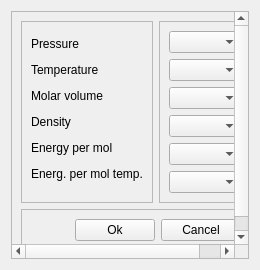
<?xml version="1.0" encoding="UTF-8"?>
<ui version="4.0">
 <class>Form_UnitsOptions</class>
 <widget class="QWidget" name="Form_UnitsOptions">
  <property name="windowModality">
   <enum>Qt::ApplicationModal</enum>
  </property>
  <property name="geometry">
   <rect>
    <x>0</x>
    <y>0</y>
    <width>260</width>
    <height>270</height>
   </rect>
  </property>
  <property name="minimumSize">
   <size>
    <width>260</width>
    <height>270</height>
   </size>
  </property>
  <property name="windowTitle">
   <string>Units</string>
  </property>
  <layout class="QGridLayout" name="gridLayout_2">
   <item row="0" column="0">
    <widget class="QScrollArea" name="scrollArea">
     <property name="widgetResizable">
      <bool>true</bool>
     </property>
     <widget class="QWidget" name="scrollAreaWidgetContents">
      <property name="geometry">
       <rect>
        <x>0</x>
        <y>0</y>
        <width>240</width>
        <height>250</height>
       </rect>
      </property>
      <layout class="QGridLayout" name="gridLayout">
       <item row="0" column="0">
        <widget class="QFrame" name="frame">
         <property name="sizePolicy">
          <sizepolicy hsizetype="Preferred" vsizetype="Preferred">
           <horstretch>3</horstretch>
           <verstretch>0</verstretch>
          </sizepolicy>
         </property>
         <property name="frameShape">
          <enum>QFrame::StyledPanel</enum>
         </property>
         <property name="frameShadow">
          <enum>QFrame::Raised</enum>
         </property>
         <layout class="QVBoxLayout" name="verticalLayout_2">
          <item>
           <widget class="QLabel" name="label">
            <property name="sizePolicy">
             <sizepolicy hsizetype="Preferred" vsizetype="Fixed">
              <horstretch>0</horstretch>
              <verstretch>0</verstretch>
             </sizepolicy>
            </property>
            <property name="text">
             <string>Pressure</string>
            </property>
           </widget>
          </item>
          <item>
           <widget class="QLabel" name="label_2">
            <property name="sizePolicy">
             <sizepolicy hsizetype="Preferred" vsizetype="Fixed">
              <horstretch>0</horstretch>
              <verstretch>0</verstretch>
             </sizepolicy>
            </property>
            <property name="text">
             <string>Temperature</string>
            </property>
           </widget>
          </item>
          <item>
           <widget class="QLabel" name="label_3">
            <property name="sizePolicy">
             <sizepolicy hsizetype="Preferred" vsizetype="Fixed">
              <horstretch>0</horstretch>
              <verstretch>0</verstretch>
             </sizepolicy>
            </property>
            <property name="text">
             <string>Molar volume</string>
            </property>
           </widget>
          </item>
          <item>
           <widget class="QLabel" name="label_4">
            <property name="sizePolicy">
             <sizepolicy hsizetype="Preferred" vsizetype="Fixed">
              <horstretch>0</horstretch>
              <verstretch>0</verstretch>
             </sizepolicy>
            </property>
            <property name="text">
             <string>Density</string>
            </property>
           </widget>
          </item>
          <item>
           <widget class="QLabel" name="label_5">
            <property name="sizePolicy">
             <sizepolicy hsizetype="Preferred" vsizetype="Fixed">
              <horstretch>0</horstretch>
              <verstretch>0</verstretch>
             </sizepolicy>
            </property>
            <property name="text">
             <string>Energy per mol</string>
            </property>
           </widget>
          </item>
          <item>
           <widget class="QLabel" name="label_6">
            <property name="sizePolicy">
             <sizepolicy hsizetype="Preferred" vsizetype="Fixed">
              <horstretch>0</horstretch>
              <verstretch>0</verstretch>
             </sizepolicy>
            </property>
            <property name="text">
             <string>Energ. per mol temp.</string>
            </property>
           </widget>
          </item>
         </layout>
        </widget>
       </item>
       <item row="0" column="1">
        <widget class="QFrame" name="frame_2">
         <property name="sizePolicy">
          <sizepolicy hsizetype="Preferred" vsizetype="Preferred">
           <horstretch>4</horstretch>
           <verstretch>0</verstretch>
          </sizepolicy>
         </property>
         <property name="maximumSize">
          <size>
           <width>16777000</width>
           <height>16777215</height>
          </size>
         </property>
         <property name="frameShape">
          <enum>QFrame::StyledPanel</enum>
         </property>
         <property name="frameShadow">
          <enum>QFrame::Raised</enum>
         </property>
         <layout class="QVBoxLayout" name="verticalLayout">
          <item>
           <widget class="QComboBox" name="comboBox_pressure"/>
          </item>
          <item>
           <widget class="QComboBox" name="comboBox_temperature"/>
          </item>
          <item>
           <widget class="QComboBox" name="comboBox_volume"/>
          </item>
          <item>
           <widget class="QComboBox" name="comboBox_density"/>
          </item>
          <item>
           <widget class="QComboBox" name="comboBox_energ_per_mol"/>
          </item>
          <item>
           <widget class="QComboBox" name="comboBox_energ_per_mol_temp"/>
          </item>
         </layout>
        </widget>
       </item>
       <item row="1" column="0" colspan="2">
        <widget class="QFrame" name="frame_3">
         <property name="maximumSize">
          <size>
           <width>16777215</width>
           <height>47</height>
          </size>
         </property>
         <property name="frameShape">
          <enum>QFrame::StyledPanel</enum>
         </property>
         <property name="frameShadow">
          <enum>QFrame::Raised</enum>
         </property>
         <layout class="QHBoxLayout" name="horizontalLayout">
          <item>
           <spacer name="horizontalSpacer">
            <property name="orientation">
             <enum>Qt::Horizontal</enum>
            </property>
            <property name="sizeHint" stdset="0">
             <size>
              <width>40</width>
              <height>20</height>
             </size>
            </property>
           </spacer>
          </item>
          <item>
           <widget class="QPushButton" name="btn_ok">
            <property name="text">
             <string>Ok</string>
            </property>
           </widget>
          </item>
          <item>
           <widget class="QPushButton" name="btn_cancel">
            <property name="text">
             <string>Cancel</string>
            </property>
           </widget>
          </item>
         </layout>
        </widget>
       </item>
      </layout>
     </widget>
    </widget>
   </item>
  </layout>
 </widget>
 <resources/>
 <connections/>
</ui>
